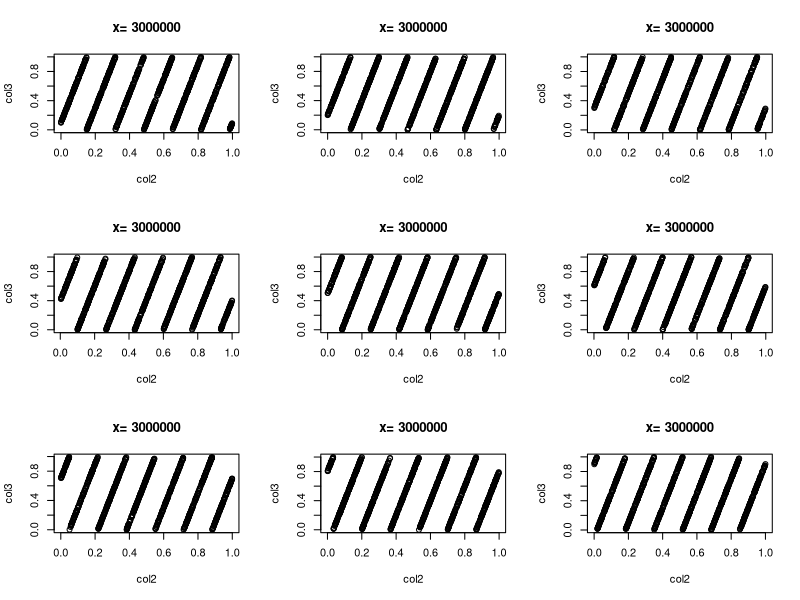

Reproduce this figure in R.
## ---- chunk 1
knitr::opts_chunk$set(echo = TRUE)
## ---- chunk 2
x=rep(0,30)
y=rep(0,29)
x[1]=1
x[2]=1
for(i in 3:30){
  x[i]=x[i-1]+x[i-2]
}
for(i in 1:29){
  y[i]=x[i+1]/x[i]
}
y
## ---- chunk 3
(1+sqrt(5))/2
## ---- chunk 4
answer <- 0
for (j in 1:5) answer <- answer + j
answer
## ---- chunk 5
answer <- NULL
for (j in 1:5) answer <- c(answer, j)
answer
## ---- chunk 6
answer <- 0
for (j in 1:5) answer <- c(answer, j)
answer
## ---- chunk 7
answer <- 1
for (j in 1:5) answer <- answer * j
answer
## ---- chunk 8
answer <- 3
for (j in 1:15) answer <- c(answer, (7 * answer[j]) %% 31)
answer
## ---- chunk 9
interest<-function(P,i){
  if (i<=3){I=P*((1+0.04)^i-1)}
  else {I=P*((1+0.05)^i-1)}
  print(I)
}
## ---- chunk 10
rate<-function(n,P,open){
  if(open==TRUE){R=P*0.005/(1-(1+0.005)^(-n))}
  else{R=P*0.004/(1-(1+0.004)^(-n))}
  R
}
## ---- chunk 11
Fibonacci=c(1,1)
while(Fibonacci[length(Fibonacci)]<300){
  Fibonacci=c(Fibonacci,Fibonacci[length(Fibonacci)]+Fibonacci[length(Fibonacci)-1])
}
Fibonacci[1:length(Fibonacci)-1]
## ---- chunk 12
i=0.006
old_i=0
while(abs(old_i-i)>=0.000001){
  new_i=(1-(1+i)^(-20))/19
  old_i=i
  i=new_i
}
i
## ---- chunk 13
i=0.006
old_i=0
j=0
while(abs(old_i-i)>=0.000001){
  new_i=(1-(1+i)^(-20))/19
  old_i=i
  i=new_i
  j=j+1
}
j
## ---- chunk 14
Eratosthenes <- function(n) {
  # Print prime numbers up to n (based on the sieve of Eratosthenes)
  if (n >= 2) {
    sieve <- seq(2, n)
    primes <- c()
    while (length(sieve) > 0) {
      p <- sieve[1]
      primes <- c(primes, p)
      # add the prime to the sequence
      sieve = sieve[(sieve %% p) != 0]
      # remove all integers in the sequence which can be divided by this prime number
    }
    return(primes)
  } else {
    stop("Input value of n should be at least 2")
  }
}
## ---- chunk 15
Eratosthenes <- function(n) {
 # Print prime numbers up to n (based on the sieve of Eratosthenes)
  if (n >= 2) {
    sieve <- seq(2, n)
    primes <- c()
    while (length(sieve) > 0) {
      p <- sieve[1]
      primes <- c(primes, p)
      sieve = sieve[(sieve %% p) != 0]
      if (p >= sqrt(n)){
        primes = c(primes, sieve);
        break
      }
    }
    return(primes)
  } else {
    stop("Input value of n should be at least 2")
  }
}
#test
Eratosthenes(30)
## ---- chunk 16
compound.interest=function(P,i.r,n){
  interest=P*(1+i.r)^n
  interest
}
## ---- chunk 17
compound.interest(1000,0.01,30)
## ---- chunk 18
solution=function(f,a,b,tolerance=10^(-5)){
  if(abs(f(a))<=tolerance){
    return(a)
  }
  if(abs(f(b))<=tolerance){
    return(b)
  }
  else{
     m =(b+a)/2
  if (b-a<=tolerance)
    return (m)
   if (f(a)*f(m)<0){
     return (solution(f,a,m,tolerance))
   }
  else(return (solution(f,m,b,tolerance)))
  }
}
#test
f=function(x){x^2+3*x-4}
solution(f,-2,3)
## ---- chunk 19
factorial(10)
factorial(50)
factorial(100)
factorial(1000)
## ---- chunk 20
binom.coefficient <- function(n, m) {
  return (factorial(n)/(factorial(m)* factorial(n - m)))
}
## ---- chunk 21
binom.coefficient(4,2)
binom.coefficient(50,20)
binom.coefficient(5000,2000)
## ---- chunk 22
improved.coefficient <- function(n, m) {
  x1=log(1:n)
  x2=log(1:m)
  x3=log(1:(n-m))
  coefficient=exp(sum(x1)-sum(x2)-sum(x3))
  return(coefficient)
}
## ---- chunk 23
improved.coefficient(4,2)
improved.coefficient(50,20)
improved.coefficient(5000,2000)
## ---- chunk 24
results<-numeric(3000000) 
x<-123
for (i in 1:3000000){
  x <- (65539*x) %% (2^31)
  results[i]<-x/(2^31)
}
results.round<-round(results,3)
results.matrix<-matrix(results.round,ncol=3,byrow=T)
par(mfrow = c(3,3))
for(j in 1:9){
  x=j/10
  new.rowx <- results.matrix[results.matrix[,1] == x,]
  plot(new.rowx[,2],new.rowx[,3],xlab = "col2", ylab = "col3",main=paste("x=",i))
}

## ---- chunk 25
directpoly=function(C,x){
  value=rep(0,length(C))
  for(i in 1:length(C)){
    value[i]=C[i]*x^(i-1)
  }
 answer=sum(value)
 print(answer)
}
#test
directpoly(c(1,2,3,4),5)
## ---- chunk 26
hornerpoly=function(C,x){
  answer=numeric(length(x))
  k=0
  for(y in x){
  n=length(C)
  a=c(numeric(n-1),C[n])
  for (i in (n-1):1) {
    a[i]<-a[i+1]*y+C[i]
  }
  k=k+1
  answer[k]=a[1]
  }
  return(answer)
}
#test
hornerpoly(c(1,2,3,4),5)
hornerpoly(c(1,2,3,4),c(1,2,3))
## ---- chunk 27
mergesort <- function(x, decreasing) {
  len <- length(x)
  if (len < 2) result <- x
  else {
    y <- x[1: floor(len / 2)]
    z <- x[floor(len / 2 + 1): len]
    y <- mergesort(y, decreasing)
    z <- mergesort(z, decreasing)
    result <- c()
    while (min(length(y), length(z)) > 0) {
      if (decreasing) {
        if (y[1] > z[1]) {
          result <- c(result, y[1])
          y <- y[-1]
        }
        else {
          result <- c(result, z[1])
          z <- z[-1]
        }
      }
      else {
        if (y[1] < z[1]) {
          result <- c(result, y[1])
          y <- y[-1]
        }
        else {
          result <- c(result, z[1])
          z <- z[-1]
        }
      } 
    }
    
    if (length(y) > 0) 
      result <- c(result, y)
    else (length(z) > 0) 
    result <- c(result, z)
  }

  return (result)
}

#test
mergesort(c(3,4,56,7,23),TRUE)
mergesort(c(3,4,56,7,23),FALSE)
## ---- chunk 28
Newton=function(f,g,tol=10^(-6),x0,y0){
  h = 10^(-6)
  i = 1
  while(i<= 100){
    f.dx = (f(x0+h,y0)-f(x0,y0))/h
    f.dy = (f(x0,y0+h)-f(x0,y0))/h
    g.dx = (g(x0+h,y0)-g(x0,y0))/h
    g.dy = (g(x0,y0+h)-g(x0,y0))/h
    x1 = x0-(g.dy*f(x0,y0)-f.dy*g(x0,y0))/(f.dx*g.dy - f.dy*g.dx)
    y1 = y0-(f.dx*g(x0,y0)-g.dx*f(x0,y0))/(f.dx*g.dy - f.dy*g.dx)
    i = i+1
    if (abs(x1-x0)<tol && abs(y1-y0)<tol) break
    x0=x1
    y0=y1
  }
  return(c(x1,y1))
}
## ---- chunk 29
f=function(x,y) x^2+2*y^2-2
g=function(x,y) x+y
Newton(f,g,tol=10^(-6),x0=1,y0=1)
